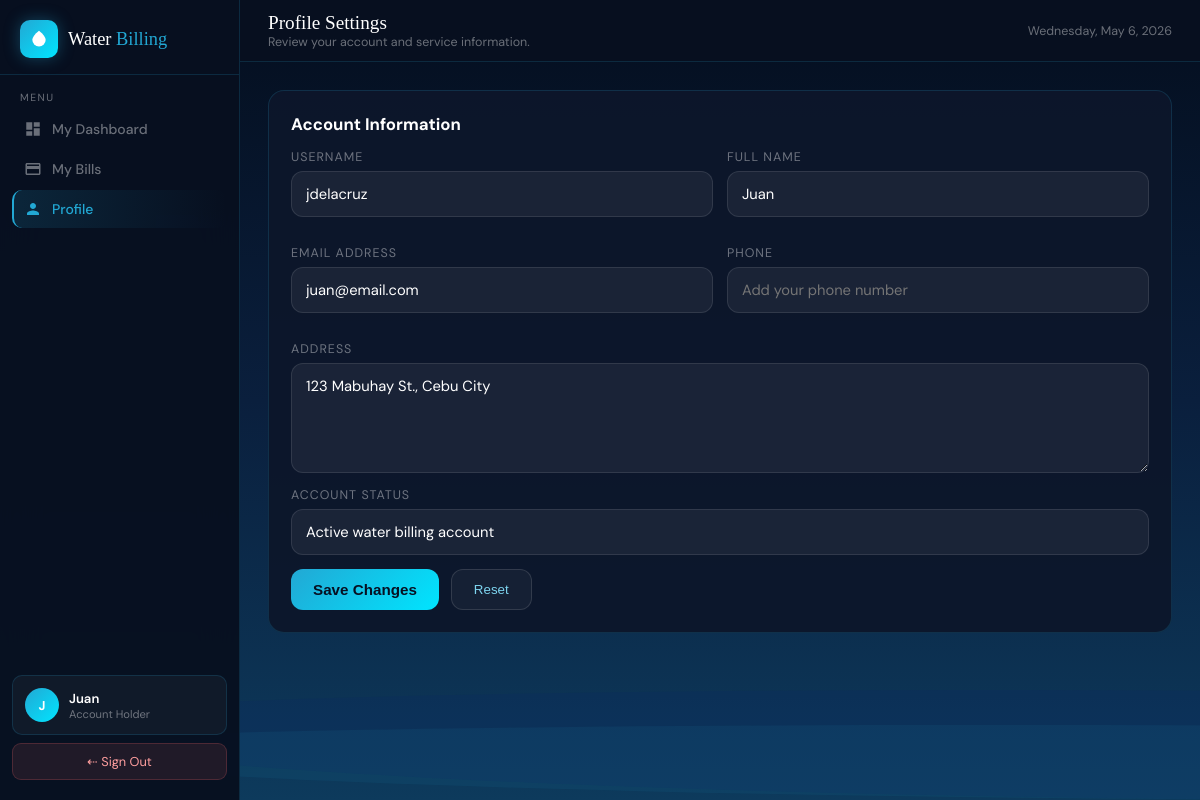
The app's page /profile.php (signed in) with its own data.
### tables this page shows
CREATE TABLE users (
  id          INT UNSIGNED    NOT NULL AUTO_INCREMENT,
  full_name   VARCHAR(100)    NOT NULL,
  username    VARCHAR(50)     NOT NULL UNIQUE,
  email       VARCHAR(150)    NOT NULL UNIQUE,
  address     VARCHAR(255)    NOT NULL,
  barangay    VARCHAR(100)    NOT NULL DEFAULT '',
  password    VARCHAR(255)    NOT NULL COMMENT 'bcrypt hashed',
  role        ENUM('admin','user') NOT NULL DEFAULT 'user',
  is_active   TINYINT(1)      NOT NULL DEFAULT 1 COMMENT '1=active, 0=inactive',
  created_at  TIMESTAMP       NOT NULL DEFAULT CURRENT_TIMESTAMP,
  updated_at  TIMESTAMP       NOT NULL DEFAULT CURRENT_TIMESTAMP ON UPDATE CURRENT_TIMESTAMP,
  PRIMARY KEY (id),
  INDEX idx_email      (email),
  INDEX idx_role       (role),
  INDEX idx_is_active  (is_active)
);

### user-auth.php (called while the page is built, shortened)
<?php
$conn = new mysqli('localhost', 'root', '', 'billing_system');
$user_id = (int) $_SESSION['user_id'];
$usernameColumnCheck = $conn->query("
  SELECT COLUMN_NAME
  FROM INFORMATION_SCHEMA.COLUMNS
  WHERE TABLE_SCHEMA = DATABASE()
    AND TABLE_NAME = 'users'
    AND COLUMN_NAME = 'username'
");
$hasUsername = $usernameColumnCheck && $usernameColumnCheck->num_rows > 0;
$barangayColumnCheck = $conn->query("
  SELECT COLUMN_NAME
  FROM INFORMATION_SCHEMA.COLUMNS
  WHERE TABLE_SCHEMA = DATABASE()
    AND TABLE_NAME = 'users'
    AND COLUMN_NAME = 'barangay'
");
$hasBarangay = $barangayColumnCheck && $barangayColumnCheck->num_rows > 0;
$userFields = 'full_name, email, address';
if ($hasUsername) {
  $userFields .= ', username';
}
if ($hasBarangay) {
  $userFields .= ', barangay';
}
$userStmt = $conn->prepare("SELECT {$userFields} FROM users WHERE id = ? AND role = 'user' AND is_active = 1 LIMIT 1");
$userStmt->bind_param('i', $user_id);
$userStmt->execute();
$userResult = $userStmt->get_result();
$currentUser = $userResult ? $userResult->fetch_assoc() : null;
$user_name = trim($currentUser['full_name'] ?? ($_SESSION['user_name'] ?? 'User'));
$user_name = $user_name !== '' ? $user_name : 'User';
$user_email = trim($currentUser['email'] ?? '');
$user_address = trim($currentUser['address'] ?? '');
$user_username = $hasUsername
  ? trim($currentUser['username'] ?? '')
  : strtolower(preg_replace('/[^a-z0-9]+/i', '', strstr($user_email, '@', true) ?: $user_name));
$initialSource = ltrim($user_name);
$user_initial = function_exists('mb_substr')
  ? mb_strtoupper(mb_substr($initialSource, 0, 1, 'UTF-8'), 'UTF-8')
  : strtoupper(substr($initialSource, 0, 1));

### profile.php (the view, shortened to what this page needs)
<?php require_once 'user-auth.php'; ?>
<!DOCTYPE html>
<html lang="en">
<head>
<?php
$profilePhone = '';
?>
</head>
<body>
<div class="water-bg">
  <div class="waves"><div class="wave wave1"></div><div class="wave wave2"></div></div>
</div>
<aside class="sidebar">
  <div class="sb-logo">
    <div class="sb-logo-icon"><svg viewBox="0 0 24 24"><path d="M12 2c-5.33 4-8 8-8 11a8 8 0 0 0 16 0c0-3-2.67-7-8-11z"/></svg></div>
    <div class="sb-brand">Water<span> Billing</span></div>
  </div>
  <div class="sb-section">
    <div class="sb-section-label">Menu</div>
    <a class="sb-item" href="user-dashboard.php">
      <svg viewBox="0 0 24 24" fill="currentColor"><path d="M3 13h8V3H3v10zm0 8h8v-6H3v6zm10 0h8V11h-8v10zm0-18v6h8V3h-8z"/></svg>My Dashboard
    </a>
    <a class="sb-item" href="user-bills.php">
      <svg viewBox="0 0 24 24" fill="currentColor"><path d="M20 4H4c-1.11 0-2 .89-2 2v12c0 1.11.89 2 2 2h16c1.11 0 2-.89 2-2V6c0-1.11-.89-2-2-2zm0 14H4v-6h16v6zm0-10H4V6h16v2z"/></svg>My Bills
    </a>
    <a class="sb-item active" href="profile.php">
      <svg viewBox="0 0 24 24" fill="currentColor"><path d="M12 12c2.21 0 4-1.79 4-4s-1.79-4-4-4-4 1.79-4 4 1.79 4 4 4zm0 2c-2.67 0-8 1.34-8 4v2h16v-2c0-2.66-5.33-4-8-4z"/></svg>Profile
    </a>
  </div>
  <div class="sb-bottom">
    <div class="sb-user">
      <div class="sb-avatar" id="sidebarAvatar"><?php echo htmlspecialchars($user_initial); ?></div>
      <div><div class="sb-uname" id="sidebarUsername"><?php echo htmlspecialchars($user_name); ?></div><div class="sb-role">Account Holder</div></div>
    </div>
    <a class="logout-btn" href="logout.php">⇠ Sign Out</a>
  </div>
</aside>
<main class="main">
  <div class="topbar">
    <div>
      <div class="topbar-title">Profile Settings</div>
      <div class="topbar-sub">Review your account and service information.</div>
    </div>
    <div class="topbar-sub" id="profile-date"></div>
  </div>
  <div class="content">
    <div class="profile-grid" style="grid-template-columns:1fr;">
      <div class="card">
        <h2>Account Information</h2>
        <div class="info-row">
          <div class="field">
            <label>Username</label>
            <input type="text" id="inputUsername" value="<?php echo htmlspecialchars($user_username); ?>">
          </div>
          <div class="field">
            <label>Full Name</label>
            <input type="text" id="inputFullName" value="<?php echo htmlspecialchars($user_name); ?>">
          </div>
        </div>
        <div class="info-row">
          <div class="field">
            <label>Email Address</label>
            <input type="email" id="inputEmail" value="<?php echo htmlspecialchars($user_email); ?>">
          </div>
          <div class="field">
            <label>Phone</label>
            <input type="text" id="inputPhone" value="<?php echo htmlspecialchars($profilePhone); ?>" placeholder="Add your phone number">
          </div>
        </div>
        <div class="field">
          <label>Address</label>
          <textarea id="inputAddress"><?php echo htmlspecialchars($user_address); ?></textarea>
        </div>
          <div class="field">
            <label>Account Status</label>
            <input type="text" value="Active water billing account" readonly>
        </div>
        <div class="button-row">
          <button class="btn-primary" onclick="saveProfile()">Save Changes</button>
          <button class="btn-secondary" onclick="resetProfile()">Reset</button>
        </div>
      </div>
    </div>
  </div>
</main>
</body>
</html>

### records on screen
users: full_name "J", full_name "Juan", username "jdelacruz", email "juan@email.com", address "123 Mabuhay St., Cebu City"
